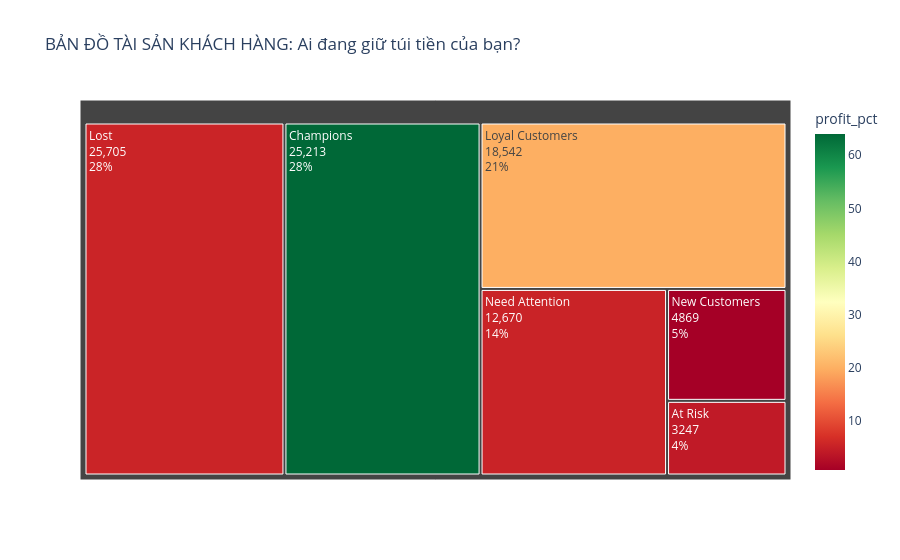

Notebook source saved alongside this figure:
### Code cell
# 5. Hàm định nghĩa Segment dựa trên R và F
def segment_customer(df):
    if df['R'] >= 4 and df['F'] >= 4:
        return 'Champions' # Mua gần đây, mua nhiều
    elif df['R'] >= 3 and df['F'] >= 3:
        return 'Loyal Customers'
    elif df['R'] >= 4 and df['F'] <= 2:
        return 'New Customers'
    elif df['R'] <= 2 and df['F'] >= 4:
        return 'At Risk' # Từng mua rất nhiều nhưng lâu rồi chưa quay lại
    elif df['R'] <= 2 and df['F'] <= 2:
        return 'Lost'
    else:
        return 'Need Attention'

rfm['segment'] = rfm.apply(segment_customer, axis=1)

# 6. Thống kê giá trị từng nhóm mang lại
segment_stats = rfm.groupby('segment').agg(
    count    = ('customer_id', 'count'),
    profit   = ('monetary_profit', 'sum'),
    avg_rec  = ('recency', 'mean')
).reset_index()

segment_stats['profit_pct'] = (segment_stats['profit'] / rfm['monetary_profit'].sum() * 100).round(2)
segment_stats = segment_stats.sort_values('profit', ascending=False)

# 7. Vẽ biểu đồ Treemap để thấy quy mô
import plotly.express as px

fig = px.treemap(segment_stats, 
                 path=['segment'], 
                 values='count',
                 color='profit_pct',
                 color_continuous_scale='RdYlGn',
                 title='BẢN ĐỒ TÀI SẢN KHÁCH HÀNG: Ai đang giữ túi tiền của bạn?')

fig.update_traces(textinfo="label+value+percent root")
fig.show()

display(segment_stats.style.background_gradient(cmap='YlGn'))

### Figure 1 — Plotly figure (JSON) as saved in the notebook; plotly's stock layout.template omitted (floating-point values rounded to 4 significant figures)
{"data": [{"branchvalues": "total", "customdata": [[4.29], [63.99], [5.52], [19.95], [5.41], [0.84]], "domain": {"x": [0, 1], "y": [0, 1]}, "hovertemplate": "labels=%{label}<br>count=%{value}<br>parent=%{parent}<br>id=%{id}<br>profit_pct=%{color}<extra></extra>", "ids": ["At Risk", "Champions", "Lost", "Loyal Customers", "Need Attention", "New Customers"], "labels": ["At Risk", "Champions", "Lost", "Loyal Customers", "Need Attention", "New Customers"], "marker": {"coloraxis": "coloraxis", "colors": [4.29, 63.99, 5.52, 19.95, 5.41, 0.84]}, "name": "", "parents": ["", "", "", "", "", ""], "textinfo": "label+value+percent root", "type": "treemap", "values": [3247, 25213, 25705, 18542, 12670, 4869]}], "layout": {"coloraxis": {"colorbar": {"title": {"text": "profit_pct"}}, "colorscale": [[0, "rgb(165,0,38)"], [0.1, "rgb(215,48,39)"], [0.2, "rgb(244,109,67)"], [0.3, "rgb(253,174,97)"], [0.4, "rgb(254,224,139)"], [0.5, "rgb(255,255,191)"], [0.6, "rgb(217,239,139)"], [0.7, "rgb(166,217,106)"], [0.8, "rgb(102,189,99)"], [0.9, "rgb(26,152,80)"], [1, "rgb(0,104,55)"]]}, "legend": {"tracegroupgap": 0}, "title": {"text": "BẢN ĐỒ TÀI SẢN KHÁCH HÀNG: Ai đang giữ túi tiền của bạn?"}}}
